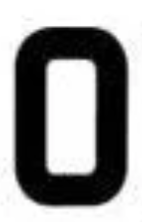
#> input picture LPR DataSet/temps/0.png, 142 x 222 px, found by its file name; its folder holds only this picture in this run
$ jupyter execute --allow-errors LPR.ipynb   (older library calls are emulated)
#> lines starting #> are read from the running program, lines starting #| are printed output that depends on the picture; after the words box and inside, x2 and y2 are one past the last pixel; in counts of white or black regions, pixels touching at a corner belong together
[cell 1]
from google.colab import drive
drive.mount('/content/gdrive')

[cell 2]
#Blurry image detection function
# [4 lines left out: function is_blurry, not called in this run]

[cell 3]
import cv2
import os
import numpy as np
import pandas as pd
from skimage.feature import hog
from sklearn.metrics.pairwise import cosine_similarity
import matplotlib.pyplot as plt
from google.colab.patches import cv2_imshow

template_folder = "/content/gdrive/MyDrive/Image processing/LPR Project/temps"
test_folder = "/content/gdrive/MyDrive/Image processing/LPR Project/test_plates"
output_csv = "/content/gdrive/MyDrive/Image processing/LPR Project/LPR_results.csv"

[cell 4]
#BLOCK 1

def preprocess_template(img):
    gray = cv2.cvtColor(img, cv2.COLOR_BGR2GRAY)

    # Remove noise
    gray = cv2.GaussianBlur(gray, (3,3), 0)

    # Adaptive threshold + OTSU
    thresh = cv2.adaptiveThreshold(
        gray, 255, cv2.ADAPTIVE_THRESH_GAUSSIAN_C,
        cv2.THRESH_BINARY_INV, 21, 10
    )
    _, otsu = cv2.threshold(gray, 0, 255, cv2.THRESH_BINARY_INV + cv2.THRESH_OTSU)
    binary = cv2.bitwise_or(thresh, otsu)

    # Morphological cleanup
    binary = cv2.morphologyEx(binary, cv2.MORPH_OPEN, np.ones((3,3), np.uint8))
    binary = cv2.morphologyEx(binary, cv2.MORPH_CLOSE, np.ones((3,3), np.uint8))

    # Find tight bounding box
    coords = cv2.findNonZero(binary)
    x, y, w, h = cv2.boundingRect(coords)
    crop = binary[y:y+h, x:x+w]

    # Resize to 32x32 with padding
    h_c, w_c = crop.shape
    if h_c > w_c:
        pad = (h_c - w_c) // 2
        crop = cv2.copyMakeBorder(crop, 0, 0, pad, h_c-w_c-pad, cv2.BORDER_CONSTANT, value=0)
    else:
        pad = (w_c - h_c) // 2
        crop = cv2.copyMakeBorder(crop, pad, w_c-h_c-pad, 0, 0, cv2.BORDER_CONSTANT, value=0)

    resized = cv2.resize(crop, (32,32))

    # Dilation: normalize strokes (templates)
    norm = cv2.dilate(resized, np.ones((2,2), np.uint8), iterations=1)

    return norm


def extract_hog(img):
    return hog(
        img,
        orientations=9,
        pixels_per_cell=(8,8),
        cells_per_block=(2,2),
        block_norm="L2-Hys",
        visualize=False
    )

def load_templates(template_folder):
    template_hogs = []
    template_names = []
    template_imgs = []

    for filename in sorted(os.listdir(template_folder)):
        if filename.lower().endswith(('.png', '.jpg', '.jpeg', '.bmp')):
            path = os.path.join(template_folder, filename)
            label = os.path.splitext(filename)[0]  # Extract label from filename

            # Remove trailing underscore
            if "_" in label and label.split("_")[-1].isdigit():
                label = "_".join(label.split("_")[:-1])

            img = cv2.imread(path)
#> img is the input picture: shape (222, 142, 3); mean B, G, R 147.7, 147.7, 147.7
            processed = preprocess_template(img)
#> in preprocess_template, `thresh = cv2.adaptiveThreshold( gray, 255, cv2.ADAPTIVE_THRESH_GAUSSIA..`:
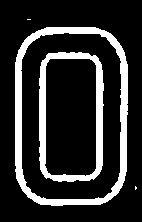
#> thresh: shape (222, 142); 17.7% white; 4 white regions (2 under 20 px), largest, box (x1, y1, x2, y2) and area: (15, 27, 128, 206) 3394, (39, 52, 104, 182) 2188
#> in preprocess_template, `_, otsu = cv2.threshold(gray, 0, 255, cv2.THRESH_BINARY_INV + cv2.THRE..`:
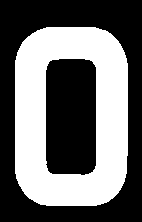
#> otsu: shape (222, 142); 42.2% white; 1 white region, box (x1, y1, x2, y2) and area: (15, 27, 128, 206) 13288
#> in preprocess_template, `binary = cv2.bitwise_or(thresh, otsu)`: binary: shape (222, 142); 42.2% white; 3 white regions (2 under 20 px), largest, box (x1, y1, x2, y2) and area: (15, 27, 128, 206) 13288
#> in preprocess_template, `binary = cv2.morphologyEx(binary, cv2.MORPH_CLOSE, np.ones((3,3), np.u..`: binary: shape (222, 142); 42.2% white; 1 white region, box (x1, y1, x2, y2) and area: (15, 27, 128, 206) 13289
#> in preprocess_template, `coords = cv2.findNonZero(binary)`: coords = contour of 13289 points, box (x1, y1, x2, y2) (15, 27, 128, 206), area 36
#> in preprocess_template, `x, y, w, h = cv2.boundingRect(coords)`: x = 15; y = 27; w = 113; h = 179
#> in preprocess_template, `crop = binary[y:y+h, x:x+w]`:
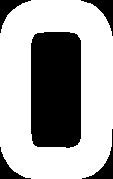
#> crop: shape (179, 113); 65.7% white; 5 black regions, box (x1, y1, x2, y2) and area: (31, 32, 81, 148) 5637, (81, 0, 113, 36) 346, (82, 129, 113, 179) 340, (0, 0, 31, 33) 319, (0, 147, 31, 179) 296
#> in preprocess_template, `crop = cv2.copyMakeBorder(crop, 0, 0, pad, h_c-w_c-pad, cv2.BORDER_CON..`:
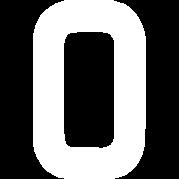
#> crop: shape (179, 179); 41.5% white; 1 white region, box (x1, y1, x2, y2) and area: (33, 0, 146, 179) 13289
#> in preprocess_template, `resized = cv2.resize(crop, (32,32))`:
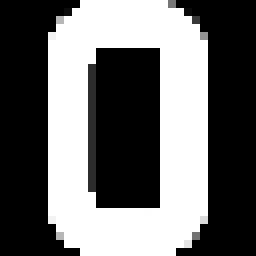
#> resized: shape (32, 32) (shown 8 times larger); min 0, max 255, mean 107
#> in preprocess_template, `norm = cv2.dilate(resized, np.ones((2,2), np.uint8), iterations=1)`:
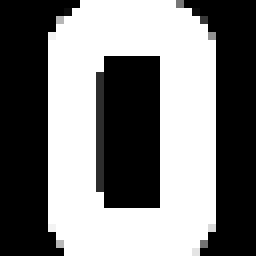
#> norm: shape (32, 32) (shown 8 times larger); min 0, max 255, mean 123.9
            hog_vec = extract_hog(processed)
#> hog_vec = 324 values, max 0.5 at index 180, min 0 at index 1, mean 0.0723

            template_hogs.append(hog_vec)
            template_names.append(label)
            template_imgs.append(processed)

    return np.array(template_hogs), template_names, template_imgs

[cell 5]
# -----------------------------
# Preprocess test plate BLOCK 2
# -----------------------------

# [55 lines left out: functions preprocess_plate, extract_characters, match_character, not called in this run]


# Visualization
def show_templates(template_imgs, template_names):
    plt.figure(figsize=(16,4))
    for i, img in enumerate(template_imgs):
        plt.subplot(2,len(template_imgs)//2+1,i+1)
        plt.imshow(img, cmap='gray')
        plt.title(template_names[i])
        plt.axis("off")
    plt.show()


# [6 lines left out: function visualize_plate, not called in this run]

[cell 6]
import gc #Memory cleanup
# [46 lines left out: function refine_ambiguous_character, not called in this run]


# Main recognition function BLOCK 3
def recognize_plates():
    template_hogs, template_names, template_imgs = load_templates(template_folder)
    results = []

    for filename in sorted(os.listdir(test_folder)):
        if not filename.lower().endswith((".png",".jpg",".jpeg",".bmp")):
            continue

        print("\n======================================")
        print("Processing:", filename)

        image_path = os.path.join(test_folder, filename)
        image = cv2.imread(image_path)

        if image is None:
            print("\u274c Failed to load image")
            continue

        # --- Preprocess plate ---
        binary = preprocess_plate(image)

        # --- Character segmentation ---
        chars, bboxes = extract_characters(binary)

        recognized_labels = []
        scores = []

        USE_TOPOLOGY_REFINEMENT = False

        for ch in chars:
            hog_vec = extract_hog(ch)
            label, score = match_character(hog_vec, template_hogs, template_names)

            if USE_TOPOLOGY_REFINEMENT and label in {"8","B","C","G","5","6","1","L"}:
                label = refine_ambiguous_character(ch, label)

            recognized_labels.append(label)
            scores.append(score)


        plate_text = "".join(recognized_labels)


        print(f"Recognized Plate: {plate_text}")

        results.append([filename, plate_text])

        # --- Visualization ---
        vis_img = image.copy()
        for (x,y,w,h), lbl in zip(bboxes, recognized_labels):
            cv2.rectangle(vis_img, (x,y), (x+w,y+h), (0,255,0), 2)
            cv2.putText(vis_img, lbl, (x, y-5),
                        cv2.FONT_HERSHEY_SIMPLEX, 0.8, (0,255,0), 2)

        plt.figure(figsize=(10,3))
        plt.imshow(cv2.cvtColor(vis_img, cv2.COLOR_BGR2RGB))
        plt.title(f"{filename} → {plate_text}")
        plt.axis("off")
        plt.show()

        #Memory cleanup
        del image, binary, vis_img, chars, bboxes
        gc.collect()


    #Save outputs to CSV
    df = pd.DataFrame(results, columns=["filename", "recognized_text"])
    df.to_csv(output_csv, index=False)
    print("\n\u2705 CSV saved to:", output_csv)

[cell 7]
#Show templates after preprocessing
template_hogs, template_names, template_imgs = load_templates(template_folder)
#> template_names = ['0']; template_imgs = 1 item
show_templates(template_imgs, template_names)
#> the loop in show_templates, `for i, img in enumerate(template_imgs):` made 1 pass

[cell 8]
# [7 lines left out: function show_final_preprocessed_plate, not called in this run]

#> (a cell that did not finish here is left out)

#> in recognize_plates, `template_hogs, template_names, template_imgs = load_templates(template..`: template_names = ['0']; template_imgs = 1 item

$ run again, on LPR DataSet/temps/0_1.png
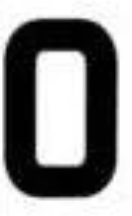
#> input picture LPR DataSet/temps/0_1.png, 132 x 216 px, found by its file name
#> in load_templates, img is the input picture: shape (216, 132, 3); mean B, G, R 136.4, 136.3, 136.4
#> in preprocess_template, `thresh = cv2.adaptiveThreshold( gray, 255, cv2.ADAPTIVE_THRESH_GAUSSIA..`:
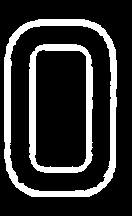
#> thresh: shape (216, 132); 19% white; 2 white regions, box (x1, y1, x2, y2) and area: (4, 19, 117, 197) 3301, (29, 44, 93, 173) 2128
#> otsu: shape (216, 132); 46.5% white; 1 white region, box (x1, y1, x2, y2) and area: (4, 19, 117, 198) 13263
#> binary: shape (216, 132); 46.5% white; 1 white region, box (x1, y1, x2, y2) and area: (4, 19, 117, 198) 13265
#> coords = contour of 13265 points, box (x1, y1, x2, y2) (4, 19, 117, 198), area 903
#> x = 4; y = 19; w = 113; h = 179
#> in preprocess_template, `norm = cv2.dilate(resized, np.ones((2,2), np.uint8), iterations=1)`:
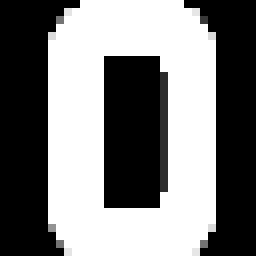
#> norm: shape (32, 32) (shown 8 times larger); min 0, max 255, mean 124.2
#> hog_vec = 324 values, max 0.5 at index 108, min 0 at index 3, mean 0.0721
#> `template_hogs, template_names, template_imgs = load_templates(template..`: template_names = ['0']; template_imgs = 1 item
#> the loop in show_templates, `for i, img in enumerate(template_imgs):` made 1 pass
#> in recognize_plates, `template_hogs, template_names, template_imgs = load_templates(template..`: template_names = ['0']; template_imgs = 1 item
